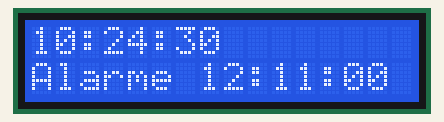
This sketch was run on a simulated Arduino Uno, built with avr-gcc and run on an emulated ATmega328P. Parts: 16×2 character LCD. Wiring (inferred from the names in the program): DS3231 clock at I2C address 0x68. The local clock reads 2024-03-15 10:24:30 at power-on unless the sketch sets it.

Above: at 0.1 s.
At 6.2 s:
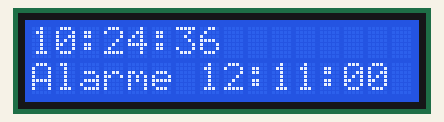
At 12.2 s:
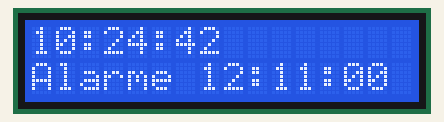
At 25.3 s:
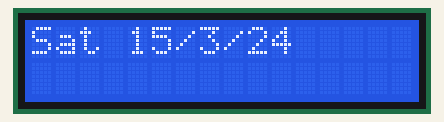
At 28.3 s:
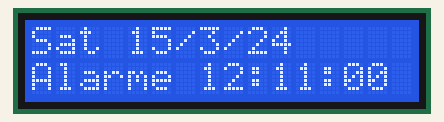
At 38.4 s:
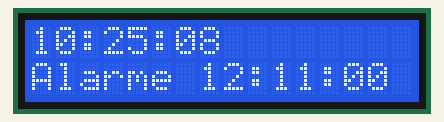

The sketch:

programme_final.ino
```cpp
#include <Wire.h>
#include <LiquidCrystal.h>
#include "notes.h"
#define DS3231_I2C_ADDRESS 0x68

LiquidCrystal lcd(7, 8, 9, 10, 11, 12);

// Musique Mario
int melody[] = {
  NOTE_E7, NOTE_E7, 0, NOTE_E7,
  0, NOTE_C7, NOTE_E7, 0, NOTE_G7, 0, 0,  0,
  NOTE_G6, 0, 0, 0,

  NOTE_C7, 0, 0, NOTE_G6,
  0, 0, NOTE_E6, 0,
  0, NOTE_A6, 0, NOTE_B6,
  0, NOTE_AS6, NOTE_A6, 0,

  NOTE_G6, NOTE_E7, NOTE_G7,
  NOTE_A7, 0, NOTE_F7, NOTE_G7,
  0, NOTE_E7, 0, NOTE_C7,
  NOTE_D7, NOTE_B6, 0, 0
};
/*{
  NOTE_C4, NOTE_G3, NOTE_G3, NOTE_A3, NOTE_G3, 0, NOTE_B3, NOTE_C4
};*/
// note durations: 4 = quarter note, 8 = eighth note, etc.:
// Tempo Mario
int noteDurations[] = {
  12, 12, 12, 12,
  12, 12, 12, 12,
  12, 12, 12, 12,
  12, 12, 12, 12,

  12, 12, 12, 12,
  12, 12, 12, 12,
  12, 12, 12, 12,
  12, 12, 12, 12,

  9, 9, 9,
  12, 12, 12, 12,
  12, 12, 12, 12,
  12, 12, 12, 12
};
/*{
  4, 8, 8, 4, 4, 4, 4, 4
};*/
//Fonction qui gère le haut parleur
void ringAlarm() {
  // iterate over the notes of the melody:
  int sizeM = sizeof(melody) / sizeof(int);
  for (int thisNote = 0; thisNote < sizeM; thisNote++) {

    // to calculate the note duration, take one second
    // divided by the note type.
    //e.g. quarter note = 1000 / 4, eighth note = 1000/8, etc.
    int noteDuration = 1000 / noteDurations[thisNote];
    tone(4, melody[thisNote], noteDuration);

    // to distinguish the notes, set a minimum time between them.
    // the note's duration + 30% seems to work well:
    int pauseBetweenNotes = noteDuration * 1.30;
    delay(pauseBetweenNotes);
    // stop the tone playing:
    noTone(4);
  }
}

// Convert normal decimal numbers to binary coded decimal
byte decToBcd(byte val)
{
  return( (val/10*16) + (val%10) );
}
// Convert binary coded decimal to normal decimal numbers
byte bcdToDec(byte val)
{
  return( (val/16*10) + (val%16) );
}
//Timer day
int t=0;
int nbRing=0;
int heureActu = 0, minuteActu = 0, secondeActu = 0;
int heureAlarm = 0, minuteAlarm = 0, secondeAlarm = 0;
int dayOfWeek = 7;
int dayOfMonth = 27;
int month = 11;
int year = 16;
void setHourInternet() {
  if (Serial.available()) {
    delay(100); //allows all serial sent to be received together
    while(Serial.available()) {

      heureActu = (Serial.read()-48)*10;
      delay(100);
      heureActu = Serial.read()-48 + heureActu;
      Serial.print("Heure : ");
      Serial.println(heureActu, DEC);

      delay(100);
      minuteActu = (Serial.read()-48)*10;
      delay(100);
      minuteActu = Serial.read()-48 + minuteActu;
      Serial.print("Minute : ");
      Serial.println(minuteActu, DEC);

      delay(100);
      secondeActu = (Serial.read()-48)*10;
      delay(100);
      secondeActu = Serial.read()-48 + secondeActu;
      Serial.print("Seconde : ");
      Serial.println(secondeActu, DEC);

//ALARME
      delay(100);
      heureAlarm = (Serial.read()-48)*10;
      delay(100);
      heureAlarm = Serial.read() + heureAlarm;
      Serial.print("Heure alarme : ");
      Serial.println(heureAlarm-48, DEC);

      delay(100);
      minuteAlarm = (Serial.read()-48)*10;
      delay(100);
      minuteAlarm = Serial.read() + minuteAlarm;
      Serial.print("Minute alarme : ");
      Serial.println(minuteAlarm-48, DEC);
    }
  }
  // sets time and date data to DS3231
  Wire.beginTransmission(DS3231_I2C_ADDRESS);
  Wire.write(0); // set next input to start at the seconds register
  Wire.write(decToBcd(secondeActu)); // set seconds
  Wire.write(decToBcd(minuteActu)); // set minutes
  Wire.write(decToBcd(heureActu)); // set hours

  Wire.write(decToBcd(dayOfWeek)); // set day of week (1=Sunday, 7=Saturday)
  Wire.write(decToBcd(dayOfMonth)); // set date (1 to 31)
  Wire.write(decToBcd(month)); // set month
  Wire.write(decToBcd(year)); // set year (0 to 99)
  Wire.endTransmission();
}
/*void setAlarm(byte *hourAlarm, byte* minuteAlarm, byte *secondeAlarm) {
  if (Serial.available()) {
    delay(100); //allows all serial sent to be received together
    while(Serial.available()) {

//ALARME
      delay(100);
      heureAlarm = (Serial.read()-48)*10;
      delay(100);
      heureAlarm = Serial.read() + heureAlarm;
      Serial.print("Heure alarme : ");
      Serial.println(heureAlarm-48, DEC);

      delay(100);
      minuteAlarm = (Serial.read()-48)*10;
      delay(100);
      minuteAlarm = Serial.read() + minuteAlarm;
      Serial.print("Minute alarme : ");
      Serial.println(minuteAlarm-48, DEC);

      delay(100);
      secondeAlarm = (Serial.read()-48)*10;
      delay(100);
      secondeAlarm = Serial.read() + secondeAlarm;
      Serial.print("Seconde alarme : ");
      Serial.println(secondeAlarm-48, DEC);
    }
  }
}*/
void setup()
{
  lcd.begin(16,2);
  Wire.begin();
  Serial.begin(9600);
  // set the initial time here:
  //DS3231 seconds, minutes, hours, day, date, month, year

  //setHourInternet();
  //setDS3231time(40,22,21,7,21,11,16);
}
void setDS3231time(byte second, byte minute, byte hour, byte dayOfWeek, byte dayOfMonth, byte month, byte year)
{
  // sets time and date data to DS3231
  Wire.beginTransmission(DS3231_I2C_ADDRESS);
  Wire.write(0); // set next input to start at the seconds register
  Wire.write(decToBcd(second)); // set seconds
  Wire.write(decToBcd(minute)); // set minutes
  Wire.write(decToBcd(hour)); // set hours
  Wire.write(decToBcd(dayOfWeek)); // set day of week (1=Sunday, 7=Saturday)
  Wire.write(decToBcd(dayOfMonth)); // set date (1 to 31)
  Wire.write(decToBcd(month)); // set month
  Wire.write(decToBcd(year)); // set year (0 to 99)
  Wire.endTransmission();
}
void readDS3231time(byte *second,byte *minute,byte *hour,byte *dayOfWeek,byte *dayOfMonth,byte *month,byte *year)
{
  Wire.beginTransmission(DS3231_I2C_ADDRESS);
  Wire.write(0); // set DS3231 register pointer to 00h
  Wire.endTransmission();
  Wire.requestFrom(DS3231_I2C_ADDRESS, 7);
  // request seven bytes of data from DS3231 starting from register 00h
  *second = bcdToDec(Wire.read() & 0x7f);
  *minute = bcdToDec(Wire.read());
  *hour = bcdToDec(Wire.read() & 0x3f);
  *dayOfWeek = bcdToDec(Wire.read());
  *dayOfMonth = bcdToDec(Wire.read());
  *month = bcdToDec(Wire.read());
  *year = bcdToDec(Wire.read());
}
void displayTime(byte *second, byte *minute, byte *hour, byte *dayOfWeek, byte *dayOfMonth, byte *month, byte *year)
{
  lcd.clear();
  lcd.setCursor(0,0);
  // send it to the serial monitor
  lcd.print(*hour, DEC);
  // convert the byte variable to a decimal number when displayed
  lcd.print(":");
  if (*minute<10)
  {
    lcd.print("0");
  }
  lcd.print(*minute, DEC);
  lcd.print(":");
  if (*second<10)
  {
    lcd.print("0");
  }
  lcd.print(*second, DEC);
}
void displayDay(byte *second, byte *minute, byte *hour, byte *dayOfWeek, byte *dayOfMonth, byte *month, byte *year)
{
  lcd.clear();
  lcd.setCursor(0,0);
  switch(*dayOfWeek){
  case 1:
    lcd.print("Mon");
    break;
  case 2:
    lcd.print("Tue");
    break;
  case 3:
    lcd.print("Wed");
    break;
  case 4:
    lcd.print("Thu");
    break;
  case 5:
    lcd.print("Fri");
    break;
  case 6:
    lcd.print("Sat");
    break;
  case 7:
    lcd.print("Sun");
    break;
  }
  lcd.print(" ");
  lcd.print(*dayOfMonth, DEC);
  lcd.print("/");
  lcd.print(*month, DEC);
  lcd.print("/");
  lcd.print(*year, DEC);
}
void displayAlarmDef(byte *hourAlarm, byte *minuteAlarm, byte *secondAlarm)
{
  lcd.setCursor(0,2);
  lcd.print("Alarme ");
  // send it to the serial monitor
  lcd.print(*hourAlarm, DEC);
  // convert the byte variable to a decimal number when displayed
  lcd.print(":");
  if (*minuteAlarm<10)
  {
    lcd.print("0");
  }
  lcd.print(*minuteAlarm, DEC);
  lcd.print(":");
  if (*secondAlarm<10)
  {
    lcd.print("0");
  }
  lcd.print(*secondAlarm, DEC);
}
void itsAlarm(byte *hourAlarm, byte *minuteAlarm, byte *secondAlarm)
{
  lcd.clear();
  lcd.setCursor(0,0);
  lcd.print("Alarme !!!");
  // send it to the serial monitor
  lcd.setCursor(0,1);
  lcd.print(*hourAlarm, DEC);
  // convert the byte variable to a decimal number when displayed
  lcd.print(":");
  if (*minuteAlarm<10)
  {
    lcd.print("0");
  }
  lcd.print(*minuteAlarm, DEC);
  lcd.print(":");
  if (*secondAlarm<10)
  {
    lcd.print("0");
  }
  lcd.print(*secondAlarm, DEC);
}

void loop()
{
  byte second, minute, hour, dayOfWeek, dayOfMonth, month, year, hourAlarm, minuteAlarm, secondAlarm;
  // retrieve data from DS3231
  readDS3231time(&second, &minute, &hour, &dayOfWeek, &dayOfMonth, &month, &year);
//  readAlarm(&hourAlarm, &minuteAlarm, &secondAlarm);
  //en dur pour test
  hourAlarm = 12;
  minuteAlarm = 11;
  secondAlarm = 0;

  if (second==secondAlarm & minute==minuteAlarm & hour==hourAlarm){
      itsAlarm(&hourAlarm, &minuteAlarm, &secondAlarm);
      while (nbRing < 3){
          ringAlarm();
          delay(500);
          nbRing++;
      }
      nbRing=0;
  }
  else{
      if (t>24){
        displayDay(&second, &minute, &hour, &dayOfWeek, &dayOfMonth, &month, &year);
        delay(3000);
        t=0;
      }
      else{
        displayTime(&second, &minute, &hour, &dayOfWeek, &dayOfMonth, &month, &year); // display the real-time clock data on the Serial Monitor,
        t++;
      }
  }
  displayAlarmDef(&hourAlarm, &minuteAlarm, &secondAlarm);
  delay(1000); // every second
}
```

notes.h
```cpp
/*************************************************
 * Public Constants
 *************************************************/

#define NOTE_B0  31
#define NOTE_C1  33
#define NOTE_CS1 35
#define NOTE_D1  37
#define NOTE_DS1 39
#define NOTE_E1  41
#define NOTE_F1  44
#define NOTE_FS1 46
#define NOTE_G1  49
#define NOTE_GS1 52
#define NOTE_A1  55
#define NOTE_AS1 58
#define NOTE_B1  62
#define NOTE_C2  65
#define NOTE_CS2 69
#define NOTE_D2  73
#define NOTE_DS2 78
#define NOTE_E2  82
#define NOTE_F2  87
#define NOTE_FS2 93
#define NOTE_G2  98
#define NOTE_GS2 104
#define NOTE_A2  110
#define NOTE_AS2 117
#define NOTE_B2  123
#define NOTE_C3  131
#define NOTE_CS3 139
#define NOTE_D3  147
#define NOTE_DS3 156
#define NOTE_E3  165
#define NOTE_F3  175
#define NOTE_FS3 185
#define NOTE_G3  196
#define NOTE_GS3 208
#define NOTE_A3  220
#define NOTE_AS3 233
#define NOTE_B3  247
#define NOTE_C4  262
#define NOTE_CS4 277
#define NOTE_D4  294
#define NOTE_DS4 311
#define NOTE_E4  330
#define NOTE_F4  349
#define NOTE_FS4 370
#define NOTE_G4  392
#define NOTE_GS4 415
#define NOTE_A4  440
#define NOTE_AS4 466
#define NOTE_B4  494
#define NOTE_C5  523
#define NOTE_CS5 554
#define NOTE_D5  587
#define NOTE_DS5 622
#define NOTE_E5  659
#define NOTE_F5  698
#define NOTE_FS5 740
#define NOTE_G5  784
#define NOTE_GS5 831
#define NOTE_A5  880
#define NOTE_AS5 932
#define NOTE_B5  988
#define NOTE_C6  1047
#define NOTE_CS6 1109
#define NOTE_D6  1175
#define NOTE_DS6 1245
#define NOTE_E6  1319
#define NOTE_F6  1397
#define NOTE_FS6 1480
#define NOTE_G6  1568
#define NOTE_GS6 1661
#define NOTE_A6  1760
#define NOTE_AS6 1865
#define NOTE_B6  1976
#define NOTE_C7  2093
#define NOTE_CS7 2217
#define NOTE_D7  2349
#define NOTE_DS7 2489
#define NOTE_E7  2637
#define NOTE_F7  2794
#define NOTE_FS7 2960
#define NOTE_G7  3136
#define NOTE_GS7 3322
#define NOTE_A7  3520
#define NOTE_AS7 3729
#define NOTE_B7  3951
#define NOTE_C8  4186
#define NOTE_CS8 4435
#define NOTE_D8  4699
#define NOTE_DS8 4978
```

Measured:
- what the display in image 1 shows lasts 1.0 s, from 6.1 s to 7.1 s
- what the display in image 3 shows lasts 3.0 s, from 25.2 s to 28.2 s
